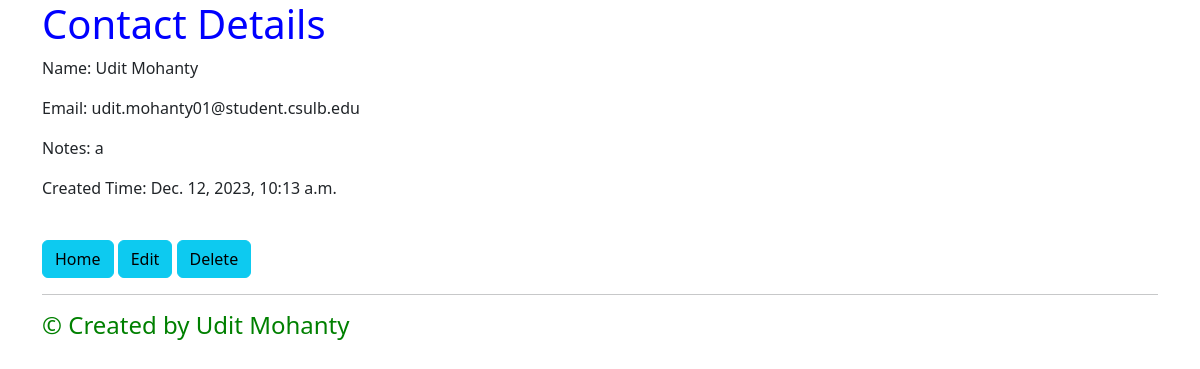
/contacts/5/, run on the app's committed database.
### contacts/models.py (models this page shows)
class Contact(models.Model):
    name = models.CharField(max_length=20, null=False,unique=True)
    email = models.EmailField(unique=True)
    notes = models.TextField(max_length=200, default="")
    created_time = models.DateTimeField(auto_now_add=True, editable=False)

### contacts/views.py (the view)
# urls.py: path("contacts/<int:pk>/", ContactDetailView.as_view(), name="contact_detail"),
class ContactDetailView(DetailView):
    model = Contact

### contacts/templates/contacts/contact_detail.html
{% extends "base.html" %}
{% block content %}
<div class="centered-text" style="color: blue;">
    <h1>Contact Details</h1>
</div>
<p>Name: {{ contact.name }}</p>
<p>Email: {{ contact.email }}</p>
<p>Notes: {{ contact.notes }}</p>
<p>Created Time: {{ contact.created_time }}</p>
<br>
<a class="btn btn-info" href="{% url 'contact_list' %}" role="button">Home</a>
<a class="btn btn-info" href="{% url 'contact_update' contact.pk %}" role="button">Edit</a>
<a class="btn btn-info" href="{% url 'contact_delete' contact.pk %}" role="button">Delete</a>
<hr>
<div class="centered-text" style="color: green;">
    <h4>&copy; Created by Udit Mohanty</h4>
</div>
{% endblock content %}

### data on the page
Contact: name "Udit Mohanty", email "udit.mohanty01@student.csulb.edu", notes "a", created_time "Dec. 12, 2023, 10:13 a.m."
